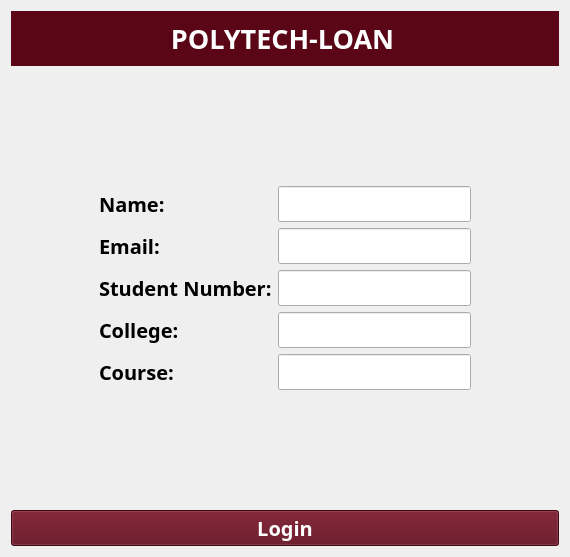
      <widget class="QWidget" name="loginPage">
       <layout class="QGridLayout" name="gridLayout">
        <item row="0" column="0">
         <layout class="QVBoxLayout" name="verticalLayout_15">
          <item>
           <widget class="QWidget" name="page1Header" native="true">
            <property name="styleSheet">
             <string notr="true">background-color: rgb(91, 6, 22);</string>
            </property>
            <layout class="QHBoxLayout" name="horizontalLayout_3">
             <property name="leftMargin">
              <number>60</number>
             </property>
             <property name="rightMargin">
              <number>65</number>
             </property>
             <item>
              <layout class="QHBoxLayout" name="horizontalLayout">
               <item>
                <widget class="QLabel" name="pupLogo">
                 <property name="enabled">
                  <bool>true</bool>
                 </property>
                 <property name="maximumSize">
                  <size>
                   <width>51</width>
                   <height>51</height>
                  </size>
                 </property>
                 <property name="styleSheet">
                  <string notr="true"/>
                 </property>
                 <property name="frameShape">
                  <enum>QFrame::NoFrame</enum>
                 </property>
                 <property name="frameShadow">
                  <enum>QFrame::Plain</enum>
                 </property>
                 <property name="lineWidth">
                  <number>0</number>
                 </property>
                 <property name="text">
                  <string/>
                 </property>
                 <property name="pixmap">
                  <pixmap resource="resources/puplogo.qrc">:/pupLogo/pup_logo.png</pixmap>
                 </property>
                 <property name="scaledContents">
                  <bool>true</bool>
                 </property>
                </widget>
               </item>
               <item>
                <widget class="QLabel" name="titleLabel">
                 <property name="font">
                  <font>
                   <family>Atkinson Hyperlegible</family>
                   <pointsize>20</pointsize>
                   <weight>75</weight>
                   <italic>false</italic>
                   <bold>true</bold>
                  </font>
                 </property>
                 <property name="mouseTracking">
                  <bool>true</bool>
                 </property>
                 <property name="contextMenuPolicy">
                  <enum>Qt::DefaultContextMenu</enum>
                 </property>
                 <property name="styleSheet">
                  <string notr="true">color: rgb(255, 255, 255);</string>
                 </property>
                 <property name="frameShape">
                  <enum>QFrame::NoFrame</enum>
                 </property>
                 <property name="lineWidth">
                  <number>0</number>
                 </property>
                 <property name="midLineWidth">
                  <number>0</number>
                 </property>
                 <property name="text">
                  <string>&lt;html&gt;&lt;head/&gt;&lt;body&gt;&lt;p align=&quot;center&quot;&gt;POLYTECH-LOAN&lt;/p&gt;&lt;/body&gt;&lt;/html&gt;</string>
                 </property>
                 <property name="scaledContents">
                  <bool>false</bool>
                 </property>
                 <property name="alignment">
                  <set>Qt::AlignCenter</set>
                 </property>
                 <property name="indent">
                  <number>-1</number>
                 </property>
                </widget>
               </item>
               <item>
                <widget class="QLabel" name="appLogo">
                 <property name="maximumSize">
                  <size>
                   <width>51</width>
                   <height>51</height>
                  </size>
                 </property>
                 <property name="frameShape">
                  <enum>QFrame::NoFrame</enum>
                 </property>
                 <property name="lineWidth">
                  <number>0</number>
                 </property>
                 <property name="text">
                  <string/>
                 </property>
                 <property name="pixmap">
                  <pixmap resource="resources/applogo.qrc">:/appLogo/app_logo.png</pixmap>
                 </property>
                 <property name="scaledContents">
                  <bool>true</bool>
                 </property>
                </widget>
               </item>
              </layout>
             </item>
            </layout>
           </widget>
          </item>
          <item>
           <spacer name="verticalSpacer">
            <property name="orientation">
             <enum>Qt::Vertical</enum>
            </property>
            <property name="sizeHint" stdset="0">
             <size>
              <width>548</width>
              <height>114</height>
             </size>
            </property>
           </spacer>
          </item>
          <item>
           <layout class="QHBoxLayout" name="horizontalLayout_2">
            <item>
             <spacer name="horizontalSpacer_15">
              <property name="orientation">
               <enum>Qt::Horizontal</enum>
              </property>
              <property name="sizeHint" stdset="0">
               <size>
                <width>40</width>
                <height>20</height>
               </size>
              </property>
             </spacer>
            </item>
            <item>
             <layout class="QVBoxLayout" name="verticalLayout">
              <item>
               <widget class="QLabel" name="nameInputLabel">
                <property name="font">
                 <font>
                  <family>Atkinson Hyperlegible</family>
                  <pointsize>15</pointsize>
                  <weight>75</weight>
                  <bold>true</bold>
                 </font>
                </property>
                <property name="text">
                 <string>Name:</string>
                </property>
               </widget>
              </item>
              <item>
               <widget class="QLabel" name="emailInputLabel">
                <property name="font">
                 <font>
                  <family>Atkinson Hyperlegible</family>
                  <pointsize>15</pointsize>
                  <weight>75</weight>
                  <bold>true</bold>
                 </font>
                </property>
                <property name="text">
                 <string>Email:</string>
                </property>
               </widget>
              </item>
              <item>
               <widget class="QLabel" name="studentNumInputLabel">
                <property name="font">
                 <font>
                  <family>Atkinson Hyperlegible</family>
                  <pointsize>15</pointsize>
                  <weight>75</weight>
                  <bold>true</bold>
                 </font>
                </property>
                <property name="text">
                 <string>Student Number:</string>
                </property>
               </widget>
              </item>
              <item>
               <widget class="QLabel" name="collegeInputLabel">
                <property name="font">
                 <font>
                  <family>Atkinson Hyperlegible</family>
                  <pointsize>15</pointsize>
                  <weight>75</weight>
                  <bold>true</bold>
                 </font>
                </property>
                <property name="text">
                 <string>College:</string>
                </property>
               </widget>
              </item>
              <item>
               <widget class="QLabel" name="courseInputLabel">
                <property name="font">
                 <font>
                  <family>Atkinson Hyperlegible</family>
                  <pointsize>15</pointsize>
                  <weight>75</weight>
                  <bold>true</bold>
                 </font>
                </property>
                <property name="text">
                 <string>Course:</string>
                </property>
               </widget>
              </item>
             </layout>
            </item>
            <item>
             <layout class="QVBoxLayout" name="verticalLayout_2">
              <item>
               <widget class="QLineEdit" name="nameLineEdit">
                <property name="font">
                 <font>
                  <family>Atkinson Hyperlegible</family>
                  <pointsize>15</pointsize>
                 </font>
                </property>
               </widget>
              </item>
              <item>
               <widget class="QLineEdit" name="emailLineEdit">
                <property name="font">
                 <font>
                  <family>Atkinson Hyperlegible</family>
                  <pointsize>15</pointsize>
                 </font>
                </property>
               </widget>
              </item>
              <item>
               <widget class="QLineEdit" name="studentNumLineEdit">
                <property name="font">
                 <font>
                  <family>Atkinson Hyperlegible</family>
                  <pointsize>15</pointsize>
                 </font>
                </property>
               </widget>
              </item>
              <item>
               <widget class="QLineEdit" name="collegeLineEdit">
                <property name="font">
                 <font>
                  <family>Atkinson Hyperlegible</family>
                  <pointsize>15</pointsize>
                 </font>
                </property>
               </widget>
              </item>
              <item>
               <widget class="QLineEdit" name="courseLineEdit">
                <property name="font">
                 <font>
                  <family>Atkinson Hyperlegible</family>
                  <pointsize>15</pointsize>
                 </font>
                </property>
               </widget>
              </item>
             </layout>
            </item>
            <item>
             <spacer name="horizontalSpacer_10">
              <property name="orientation">
               <enum>Qt::Horizontal</enum>
              </property>
              <property name="sizeHint" stdset="0">
               <size>
                <width>40</width>
                <height>20</height>
               </size>
              </property>
             </spacer>
            </item>
           </layout>
          </item>
          <item>
           <spacer name="verticalSpacer_2">
            <property name="orientation">
             <enum>Qt::Vertical</enum>
            </property>
            <property name="sizeHint" stdset="0">
             <size>
              <width>20</width>
              <height>114</height>
             </size>
            </property>
           </spacer>
          </item>
          <item>
           <widget class="QPushButton" name="loginBtn">
            <property name="font">
             <font>
              <family>Atkinson Hyperlegible</family>
              <pointsize>15</pointsize>
              <weight>75</weight>
              <bold>true</bold>
             </font>
            </property>
            <property name="styleSheet">
             <string notr="true">color: rgb(255, 255, 255);
background-color: rgb(91, 6, 22);</string>
            </property>
            <property name="text">
             <string>Login</string>
            </property>
           </widget>
          </item>
         </layout>
        </item>
       </layout>
      </widget>
